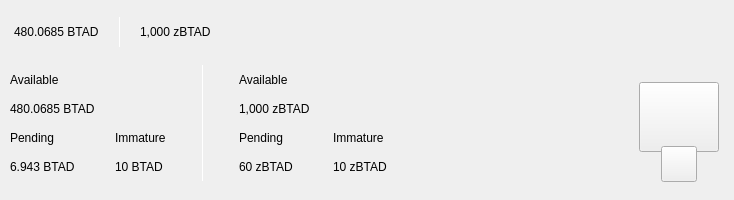
<?xml version="1.0" encoding="UTF-8"?>
<ui version="4.0">
 <class>TopBar</class>
 <widget class="QWidget" name="TopBar">
  <property name="geometry">
   <rect>
    <x>0</x>
    <y>0</y>
    <width>734</width>
    <height>200</height>
   </rect>
  </property>
  <property name="minimumSize">
   <size>
    <width>0</width>
    <height>200</height>
   </size>
  </property>
  <property name="maximumSize">
   <size>
    <width>16777215</width>
    <height>200</height>
   </size>
  </property>
  <property name="windowTitle">
   <string>Form</string>
  </property>
  <layout class="QVBoxLayout" name="verticalLayout_10" stretch="0">
   <property name="spacing">
    <number>0</number>
   </property>
   <property name="leftMargin">
    <number>0</number>
   </property>
   <property name="topMargin">
    <number>0</number>
   </property>
   <property name="rightMargin">
    <number>0</number>
   </property>
   <property name="bottomMargin">
    <number>0</number>
   </property>
   <item>
    <widget class="PFBorderImage" name="containerTop" native="true">
     <layout class="QVBoxLayout" name="verticalLayout_11">
      <property name="spacing">
       <number>0</number>
      </property>
      <property name="leftMargin">
       <number>0</number>
      </property>
      <property name="topMargin">
       <number>0</number>
      </property>
      <property name="rightMargin">
       <number>0</number>
      </property>
      <property name="bottomMargin">
       <number>0</number>
      </property>
      <item>
       <widget class="QWidget" name="top_container_2" native="true">
        <property name="minimumSize">
         <size>
          <width>0</width>
          <height>65</height>
         </size>
        </property>
        <layout class="QHBoxLayout" name="top_container">
         <property name="spacing">
          <number>0</number>
         </property>
         <property name="leftMargin">
          <number>14</number>
         </property>
         <property name="topMargin">
          <number>0</number>
         </property>
         <property name="rightMargin">
          <number>14</number>
         </property>
         <property name="bottomMargin">
          <number>0</number>
         </property>
         <item alignment="Qt::AlignVCenter">
          <widget class="QWidget" name="widgetTopAmount" native="true">
           <property name="sizePolicy">
            <sizepolicy hsizetype="Preferred" vsizetype="Maximum">
             <horstretch>0</horstretch>
             <verstretch>0</verstretch>
            </sizepolicy>
           </property>
           <layout class="QHBoxLayout" name="horizontalLayout_5">
            <property name="spacing">
             <number>0</number>
            </property>
            <property name="leftMargin">
             <number>0</number>
            </property>
            <property name="topMargin">
             <number>0</number>
            </property>
            <property name="rightMargin">
             <number>0</number>
            </property>
            <property name="bottomMargin">
             <number>0</number>
            </property>
            <item alignment="Qt::AlignTop">
             <widget class="QLabel" name="labelAmountTopPiv">
              <property name="minimumSize">
               <size>
                <width>0</width>
                <height>36</height>
               </size>
              </property>
              <property name="styleSheet">
               <string notr="true">padding:0px;margin:0px;</string>
              </property>
              <property name="text">
               <string>480.0685 BTAD</string>
              </property>
             </widget>
            </item>
            <item>
             <spacer name="horizontalSpacer_11">
              <property name="orientation">
               <enum>Qt::Horizontal</enum>
              </property>
              <property name="sizeType">
               <enum>QSizePolicy::Fixed</enum>
              </property>
              <property name="sizeHint" stdset="0">
               <size>
                <width>20</width>
                <height>20</height>
               </size>
              </property>
             </spacer>
            </item>
            <item alignment="Qt::AlignVCenter">
             <widget class="QLabel" name="label_16">
              <property name="minimumSize">
               <size>
                <width>1</width>
                <height>30</height>
               </size>
              </property>
              <property name="maximumSize">
               <size>
                <width>1</width>
                <height>30</height>
               </size>
              </property>
              <property name="styleSheet">
               <string notr="true">background-color:white;
padding:0px;
border:none;</string>
              </property>
              <property name="text">
               <string/>
              </property>
             </widget>
            </item>
            <item>
             <spacer name="horizontalSpacer_12">
              <property name="orientation">
               <enum>Qt::Horizontal</enum>
              </property>
              <property name="sizeType">
               <enum>QSizePolicy::Fixed</enum>
              </property>
              <property name="sizeHint" stdset="0">
               <size>
                <width>20</width>
                <height>20</height>
               </size>
              </property>
             </spacer>
            </item>
            <item alignment="Qt::AlignTop">
             <widget class="QLabel" name="labelAmountTopzPiv">
              <property name="minimumSize">
               <size>
                <width>0</width>
                <height>36</height>
               </size>
              </property>
              <property name="text">
               <string>1,000 zBTAD</string>
              </property>
             </widget>
            </item>
           </layout>
          </widget>
         </item>
         <item>
          <spacer name="horizontalSpacer">
           <property name="orientation">
            <enum>Qt::Horizontal</enum>
           </property>
           <property name="sizeHint" stdset="0">
            <size>
             <width>40</width>
             <height>20</height>
            </size>
           </property>
          </spacer>
         </item>
         <item>
          <layout class="QHBoxLayout" name="horizontalLayout_4">
           <property name="spacing">
            <number>12</number>
           </property>
           <property name="rightMargin">
            <number>0</number>
           </property>
           <item alignment="Qt::AlignRight">
            <widget class="QWidget" name="layoutSync" native="true">
             <property name="minimumSize">
              <size>
               <width>0</width>
               <height>36</height>
              </size>
             </property>
             <property name="maximumSize">
              <size>
               <width>16777215</width>
               <height>36</height>
              </size>
             </property>
             <layout class="QVBoxLayout" name="verticalLayout_9">
              <property name="leftMargin">
               <number>0</number>
              </property>
              <property name="topMargin">
               <number>0</number>
              </property>
              <property name="rightMargin">
               <number>0</number>
              </property>
              <property name="bottomMargin">
               <number>0</number>
              </property>
              <item>
               <widget class="ExpandableButton" name="pushButtonSync" native="true">
                <property name="minimumSize">
                 <size>
                  <width>36</width>
                  <height>36</height>
                 </size>
                </property>
                <property name="maximumSize">
                 <size>
                  <width>16777215</width>
                  <height>36</height>
                 </size>
                </property>
               </widget>
              </item>
             </layout>
            </widget>
           </item>
           <item>
            <widget class="ExpandableButton" name="pushButtonMint" native="true">
             <property name="minimumSize">
              <size>
               <width>36</width>
               <height>36</height>
              </size>
             </property>
            </widget>
           </item>
           <item>
            <widget class="ExpandableButton" name="pushButtonStack" native="true">
             <property name="minimumSize">
              <size>
               <width>36</width>
               <height>36</height>
              </size>
             </property>
            </widget>
           </item>
           <item>
            <widget class="ExpandableButton" name="pushButtonColdStaking" native="true">
             <property name="minimumSize">
              <size>
               <width>36</width>
               <height>36</height>
              </size>
             </property>
            </widget>
           </item>
           <item>
            <widget class="ExpandableButton" name="pushButtonConnection" native="true">
             <property name="minimumSize">
              <size>
               <width>36</width>
               <height>36</height>
              </size>
             </property>
            </widget>
           </item>
           <item>
            <widget class="ExpandableButton" name="pushButtonLock" native="true">
             <property name="sizePolicy">
              <sizepolicy hsizetype="Expanding" vsizetype="Expanding">
               <horstretch>0</horstretch>
               <verstretch>0</verstretch>
              </sizepolicy>
             </property>
             <property name="minimumSize">
              <size>
               <width>36</width>
               <height>0</height>
              </size>
             </property>
            </widget>
           </item>
           <item>
            <widget class="ExpandableButton" name="pushButtonTheme" native="true">
             <property name="minimumSize">
              <size>
               <width>36</width>
               <height>36</height>
              </size>
             </property>
             <property name="maximumSize">
              <size>
               <width>16777215</width>
               <height>36</height>
              </size>
             </property>
            </widget>
           </item>
           <item>
            <widget class="ExpandableButton" name="pushButtonFAQ" native="true">
             <property name="minimumSize">
              <size>
               <width>36</width>
               <height>36</height>
              </size>
             </property>
            </widget>
           </item>
          </layout>
         </item>
        </layout>
       </widget>
      </item>
      <item>
       <widget class="QWidget" name="bottom_container" native="true">
        <property name="minimumSize">
         <size>
          <width>0</width>
          <height>135</height>
         </size>
        </property>
        <layout class="QHBoxLayout" name="botton_container">
         <property name="leftMargin">
          <number>10</number>
         </property>
         <property name="topMargin">
          <number>0</number>
         </property>
         <property name="rightMargin">
          <number>10</number>
         </property>
         <property name="bottomMargin">
          <number>10</number>
         </property>
         <item>
          <layout class="QHBoxLayout" name="horizontalLayout_3">
           <property name="bottomMargin">
            <number>9</number>
           </property>
           <item>
            <layout class="QVBoxLayout" name="verticalLayout_7">
             <property name="spacing">
              <number>0</number>
             </property>
             <property name="leftMargin">
              <number>0</number>
             </property>
             <property name="rightMargin">
              <number>30</number>
             </property>
             <item>
              <layout class="QVBoxLayout" name="verticalLayout_2">
               <item>
                <widget class="QLabel" name="labelTitle1">
                 <property name="text">
                  <string>Available</string>
                 </property>
                </widget>
               </item>
               <item>
                <widget class="QLabel" name="labelAmountPiv">
                 <property name="text">
                  <string>480.0685 BTAD</string>
                 </property>
                </widget>
               </item>
              </layout>
             </item>
             <item>
              <layout class="QHBoxLayout" name="horizontalLayout_2">
               <property name="spacing">
                <number>0</number>
               </property>
               <item>
                <layout class="QVBoxLayout" name="verticalLayout_3">
                 <item>
                  <widget class="QLabel" name="labelTitle3">
                   <property name="text">
                    <string>Pending</string>
                   </property>
                  </widget>
                 </item>
                 <item>
                  <widget class="QLabel" name="labelPendingPiv">
                   <property name="text">
                    <string>6.943 BTAD</string>
                   </property>
                  </widget>
                 </item>
                </layout>
               </item>
               <item>
                <spacer name="horizontalSpacer_3">
                 <property name="orientation">
                  <enum>Qt::Horizontal</enum>
                 </property>
                 <property name="sizeType">
                  <enum>QSizePolicy::Fixed</enum>
                 </property>
                 <property name="sizeHint" stdset="0">
                  <size>
                   <width>40</width>
                   <height>20</height>
                  </size>
                 </property>
                </spacer>
               </item>
               <item>
                <layout class="QVBoxLayout" name="verticalLayout_4">
                 <item>
                  <widget class="QLabel" name="labelTitle4">
                   <property name="text">
                    <string>Immature</string>
                   </property>
                  </widget>
                 </item>
                 <item>
                  <widget class="QLabel" name="labelImmaturePiv">
                   <property name="text">
                    <string>10 BTAD</string>
                   </property>
                  </widget>
                 </item>
                </layout>
               </item>
              </layout>
             </item>
            </layout>
           </item>
           <item>
            <widget class="QLabel" name="label_9">
             <property name="minimumSize">
              <size>
               <width>1</width>
               <height>100</height>
              </size>
             </property>
             <property name="maximumSize">
              <size>
               <width>1</width>
               <height>16777215</height>
              </size>
             </property>
             <property name="styleSheet">
              <string notr="true">background-color:white;
padding:0px;
border:none;</string>
             </property>
             <property name="text">
              <string/>
             </property>
            </widget>
           </item>
           <item>
            <layout class="QVBoxLayout" name="verticalLayout_8">
             <property name="spacing">
              <number>0</number>
             </property>
             <property name="leftMargin">
              <number>30</number>
             </property>
             <item>
              <layout class="QVBoxLayout" name="verticalLayout">
               <item>
                <widget class="QLabel" name="labelTitle2">
                 <property name="text">
                  <string>Available</string>
                 </property>
                </widget>
               </item>
               <item>
                <widget class="QLabel" name="labelAmountzPiv">
                 <property name="text">
                  <string>1,000 zBTAD</string>
                 </property>
                </widget>
               </item>
              </layout>
             </item>
             <item>
              <layout class="QHBoxLayout" name="horizontalLayout">
               <property name="spacing">
                <number>0</number>
               </property>
               <item>
                <layout class="QVBoxLayout" name="verticalLayout_5">
                 <item>
                  <widget class="QLabel" name="labelTitle5">
                   <property name="text">
                    <string>Pending</string>
                   </property>
                  </widget>
                 </item>
                 <item>
                  <widget class="QLabel" name="labelPendingzPiv">
                   <property name="text">
                    <string>60 zBTAD</string>
                   </property>
                  </widget>
                 </item>
                </layout>
               </item>
               <item>
                <spacer name="horizontalSpacer_4">
                 <property name="orientation">
                  <enum>Qt::Horizontal</enum>
                 </property>
                 <property name="sizeType">
                  <enum>QSizePolicy::Fixed</enum>
                 </property>
                 <property name="sizeHint" stdset="0">
                  <size>
                   <width>40</width>
                   <height>20</height>
                  </size>
                 </property>
                </spacer>
               </item>
               <item>
                <layout class="QVBoxLayout" name="verticalLayout_6">
                 <item>
                  <widget class="QLabel" name="labelTitle6">
                   <property name="text">
                    <string>Immature</string>
                   </property>
                  </widget>
                 </item>
                 <item>
                  <widget class="QLabel" name="labelImmaturezPiv">
                   <property name="text">
                    <string>10 zBTAD</string>
                   </property>
                  </widget>
                 </item>
                </layout>
               </item>
              </layout>
             </item>
            </layout>
           </item>
          </layout>
         </item>
         <item>
          <spacer name="horizontalSpacer_2">
           <property name="orientation">
            <enum>Qt::Horizontal</enum>
           </property>
           <property name="sizeHint" stdset="0">
            <size>
             <width>40</width>
             <height>20</height>
            </size>
           </property>
          </spacer>
         </item>
         <item alignment="Qt::AlignHCenter|Qt::AlignVCenter">
          <widget class="QWidget" name="qrContainer" native="true">
           <property name="sizePolicy">
            <sizepolicy hsizetype="Preferred" vsizetype="Minimum">
             <horstretch>0</horstretch>
             <verstretch>0</verstretch>
            </sizepolicy>
           </property>
           <property name="minimumSize">
            <size>
             <width>90</width>
             <height>110</height>
            </size>
           </property>
           <property name="maximumSize">
            <size>
             <width>90</width>
             <height>110</height>
            </size>
           </property>
           <layout class="QVBoxLayout" name="containerQR">
            <property name="spacing">
             <number>0</number>
            </property>
            <property name="leftMargin">
             <number>5</number>
            </property>
            <property name="topMargin">
             <number>10</number>
            </property>
            <property name="rightMargin">
             <number>5</number>
            </property>
            <property name="bottomMargin">
             <number>0</number>
            </property>
            <item>
             <widget class="QPushButton" name="btnQr">
              <property name="minimumSize">
               <size>
                <width>70</width>
                <height>70</height>
               </size>
              </property>
              <property name="maximumSize">
               <size>
                <width>16777215</width>
                <height>70</height>
               </size>
              </property>
              <property name="focusPolicy">
               <enum>Qt::NoFocus</enum>
              </property>
              <property name="text">
               <string/>
              </property>
              <property name="iconSize">
               <size>
                <width>70</width>
                <height>70</height>
               </size>
              </property>
             </widget>
            </item>
            <item>
             <spacer name="verticalSpacer">
              <property name="orientation">
               <enum>Qt::Vertical</enum>
              </property>
              <property name="sizeType">
               <enum>QSizePolicy::Fixed</enum>
              </property>
              <property name="sizeHint" stdset="0">
               <size>
                <width>20</width>
                <height>20</height>
               </size>
              </property>
             </spacer>
            </item>
            <item alignment="Qt::AlignHCenter|Qt::AlignBottom">
             <widget class="QPushButton" name="pushButtonQR">
              <property name="minimumSize">
               <size>
                <width>36</width>
                <height>36</height>
               </size>
              </property>
              <property name="maximumSize">
               <size>
                <width>36</width>
                <height>36</height>
               </size>
              </property>
              <property name="focusPolicy">
               <enum>Qt::NoFocus</enum>
              </property>
              <property name="text">
               <string/>
              </property>
             </widget>
            </item>
           </layout>
          </widget>
         </item>
        </layout>
       </widget>
      </item>
     </layout>
    </widget>
   </item>
  </layout>
 </widget>
 <customwidgets>
  <customwidget>
   <class>ExpandableButton</class>
   <extends>QWidget</extends>
   <header>qt/BitcoinAdult/expandablebutton.h</header>
   <container>1</container>
  </customwidget>
  <customwidget>
   <class>PFBorderImage</class>
   <extends>QFrame</extends>
   <header>qt/BitcoinAdult/pfborderimage.h</header>
   <container>1</container>
  </customwidget>
 </customwidgets>
 <resources/>
 <connections/>
</ui>
